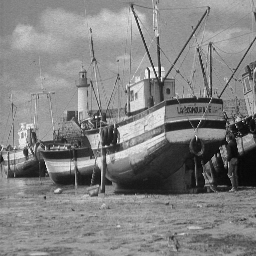
%> input picture image_denoising/data/raw/boat.png, 256 x 256 px
$ octave --eval "result = run_section52_all_boat_50s;"   (GNU Octave 9; MATLAB toolbox functions it lacks are replaced by stand-ins)
%> lines starting %> are read from the running program, lines starting %| are printed output that depends on the picture
### image_denoising/matlab/section52_image_denoising_problem.m
function problem = section52_image_denoising_problem(caseName, opts)
%SECTION52_IMAGE_DENOISING_PROBLEM Build the paper Section 5.2 test problem.
%
% The original model in the paper is:
%   min_x,y  sum_i q(|(∇x)_i|) + lambdaY * ||y||_1
%   s.t.     x + B y = c
%
% This helper returns the constrained model together with an optional
% augmented objective for monitoring ADMM progress.
%
% The returned struct contains the clean image, synthetic observation,
% texton kernel, and function handles for objective and gradients.
if nargin < 1 || isempty(caseName)
    caseName = 'bird';
end
if nargin < 2
    opts = struct();
end

cfg = local_case_config(caseName, opts);

xTrueRaw = load_paper_image(cfg.cleanPath, [], false);
if ~isempty(cfg.cleanCropRect)
    xTrueRaw = local_crop_rect(xTrueRaw, cfg.cleanCropRect);
end
if any(size(xTrueRaw) ~= cfg.imageSize)
    xTrue = imresize(xTrueRaw, cfg.imageSize, 'bicubic');
else
    xTrue = xTrueRaw;
end
xTrue = min(max(xTrue, 0), 1);
if isfield(cfg, 'kernelArray') && ~isempty(cfg.kernelArray)
    kernel = cfg.kernelArray;
else
    kernel = load_section52_texton(cfg.kernelPath, cfg.kernelSize, struct( ...
        'normalize', cfg.kernelNormalize, ...
        'cropRect', cfg.kernelCropRect, ...
        'cropContent', cfg.kernelCropContent, ...
        'preserveAspect', cfg.kernelPreserveAspect));
end
kernel = cfg.kernelGain * kernel;
if isfield(cfg, 'kernelMeanZero') && cfg.kernelMeanZero
    kernel = kernel - mean(kernel(:));
end
if cfg.usePaperObservation
    c = load_paper_image(cfg.observationPath, cfg.imageSize, true);
    yTrue = [];
else
    yTrue = section52_random_coefficients(size(xTrue), cfg);
    noise = apply_circular_convolution(yTrue, kernel);
    if isfield(cfg, 'targetNoisyPSNR') && ~isempty(cfg.targetNoisyPSNR) && isfinite(cfg.targetNoisyPSNR)
        noise = local_rescale_noise_to_psnr(xTrue, noise, cfg.targetNoisyPSNR);
        yTrue = local_backproject_scaled_noise(noise, kernel, yTrue);
    end
    c = xTrue + noise;
end

problem = struct();
problem.name = cfg.name;
problem.caseName = cfg.name;
problem.imageSize = size(xTrue);
problem.kernelSize = size(kernel);
problem.kernelNormalize = cfg.kernelNormalize;
problem.kernelGain = cfg.kernelGain;
problem.priorType = cfg.priorType;
problem.priorDelta = cfg.priorDelta;
problem.lambdaY = cfg.lambdaY;
problem.rho = cfg.rho;
problem.noiseScale = cfg.noiseScale;
problem.seed = cfg.seed;
problem.xTrue = xTrue;
problem.yTrue = yTrue;
problem.cleanImage = xTrue;
problem.noisyImage = c;
problem.noisyImageClipped = min(max(c, 0), 1);
problem.noiseImage = problem.noisyImage - problem.cleanImage;
problem.kernel = kernel;
problem.numComponents = numel(xTrue);
problem.numPixels = numel(xTrue);
problem.numSamples = numel(xTrue);
kernelF = fft2(kernel, size(xTrue, 1), size(xTrue, 2));
problem.operatorNormB2 = max(abs(kernelF(:)).^2);
% For q(t)=log(1+t^2/delta^2), |q''(t)| is bounded by 2/delta^2.
% Since the periodic forward-difference operator satisfies ||D||^2 <= 8,
% the gradient Lipschitz bound of sum_i q(||(Dx)_i||) is 16/delta^2.
problem.L = max(16 / max(cfg.priorDelta^2, eps), 1);

problem.B = @(z) apply_circular_convolution(z, kernel);
problem.Bt = @(z) apply_circular_adjoint(z, kernel);
problem.residual = @(x, y) x + problem.B(y) - c;
problem.initial = local_consistent_initialization(problem, c);

problem.f_value = @(x) section52_regularizer_value(x, cfg.priorType, cfg.priorDelta);
problem.g_value = @(y) cfg.lambdaY * sum(abs(y(:)));
problem.objective = @(x, y) problem.f_value(x) + problem.g_value(y);
problem.augmentedObjective = @(x, y, lambda, beta) section52_augmented_objective(problem, x, y, lambda, beta);

problem.f_grad = @(x, batchMask) prior_gradient(x, cfg.priorType, cfg.priorDelta, batchMask);
problem.full_grad = @(x) prior_gradient(x, cfg.priorType, cfg.priorDelta, []);
problem.batch_grad = @(x, batchMask) prior_gradient(x, cfg.priorType, cfg.priorDelta, batchMask);
problem.component_field = @(x) section52_component_field(x, cfg.priorType, cfg.priorDelta);
problem.field_to_grad = @(field) -divergence_periodic(field(:,:,1), field(:,:,2));
problem.grad_x = @(x, y, batchMask) problem.f_grad(x, batchMask) + cfg.rho * problem.residual(x, y);
problem.grad_y = @(x, y) cfg.lambdaY * sign(y) + cfg.rho * problem.Bt(problem.residual(x, y));

problem.sampleMask = @(batchSize) sample_batch_mask(size(xTrue), batchSize);
problem.fullMask = true(size(xTrue));
problem.metadata = struct();
problem.metadata.paper = '(2024-MC) Stochastic alternating structure-adapted proximal gradient descent method with variance reduction for nonconvex nonsmooth optimization';
problem.metadata.section = '5.2';
problem.metadata.description = 'Stationary-noise image denoising with logarithmic nonconvex gradient prior and linear convolution constraint.';
problem.metadata.noiseDistribution = cfg.noiseDistribution;
problem.metadata.usePaperObservation = cfg.usePaperObservation;
problem.metadata.saturationFraction = mean(c(:) < 0 | c(:) > 1);
problem.metadata.minObservation = min(c(:));
problem.metadata.maxObservation = max(c(:));
if isfield(cfg, 'targetNoisyPSNR')
    problem.metadata.targetNoisyPSNR = cfg.targetNoisyPSNR;
else
    problem.metadata.targetNoisyPSNR = [];
end

end

function cfg = local_case_config(caseName, opts)
caseName = lower(caseName);
rootDir = fileparts(fileparts(mfilename('fullpath')));
rawDir = fullfile(rootDir, 'data', 'raw');
paperDir = fullfile(rootDir, 'data', 'paper_pdf');

cfg = struct();
cfg.name = caseName;
cfg.normalizeKernel = 'fro';
cfg.kernelNormalize = 'fro';
cfg.kernelGain = 1;
cfg.priorType = 'logquad';
cfg.priorDelta = 0.05;
cfg.lambdaY = 1e-2;
cfg.rho = 1;
cfg.seed = 0;
cfg.usePaperObservation = false;
cfg.noiseDistribution = 'laplace';
cfg.noiseMean = 0;

switch caseName
    case 'bird'
        cfg.cleanPath = fullfile(rawDir, 'bird.png');
        cfg.imageSize = [128, 128];
        cfg.cleanCropRect = [52, 8, 128, 128];
        cfg.kernelPath = fullfile(paperDir, 'img-003.png');
        cfg.kernelCropRect = [1, 1, 340, 110];
        cfg.kernelCropContent = false;
        cfg.kernelPreserveAspect = true;
        cfg.observationPath = fullfile(paperDir, 'img-005.png');
        cfg.kernelSize = [9, 9];
        cfg.kernelArray = local_elliptic_gaussian([9, 9], 2.1, 1.0);
        cfg.kernelGain = 1;
        cfg.kernelMeanZero = true;
        cfg.lambdaY = 0.1;
        cfg.noiseScale = 0.2;
        cfg.priorDelta = 0.0200;
        cfg.targetNoisyPSNR = 24.0;
    case 'clock'
        cfg.cleanPath = fullfile(rawDir, 'clock_128x128.png');
        cfg.imageSize = [128, 128];
        cfg.cleanCropRect = [];
        cfg.kernelPath = fullfile(paperDir, 'img-003.png');
        cfg.kernelCropRect = [1, 1, 340, 110];
        cfg.kernelCropContent = false;
        cfg.kernelPreserveAspect = true;
        cfg.observationPath = '';
        cfg.kernelSize = [9, 9];
        cfg.kernelArray = local_elliptic_gaussian([9, 9], 2.1, 1.0);
        cfg.kernelGain = 1;
        cfg.kernelMeanZero = true;
        cfg.lambdaY = 12;
        cfg.noiseScale = 0.2;
        cfg.priorDelta = 0.05;
        cfg.targetNoisyPSNR = 20.0;
    case 'boat'
        cfg.cleanPath = fullfile(rawDir, 'boat.png');
        cfg.imageSize = [256, 256];
        cfg.cleanCropRect = [];
        cfg.kernelPath = fullfile(paperDir, 'img-009.png');
        cfg.kernelCropRect = [1, 1, 150, 120];
        cfg.kernelCropContent = false;
        cfg.kernelPreserveAspect = true;
        cfg.observationPath = fullfile(paperDir, 'img-011.png');
        cfg.kernelSize = [41, 41];
        cfg.kernelArray = local_oriented_gaussian([41, 41], 9.0, 2.2, -35);
        cfg.kernelGain = 1;
        cfg.kernelMeanZero = true;
        cfg.lambdaY = 0.05;
        cfg.noiseScale = 0.6;
        cfg.targetNoisyPSNR = 21.8;
    case 'peppers'
        cfg.cleanPath = fullfile(rawDir, 'peppers.png');
        cfg.imageSize = [512, 512];
        cfg.cleanCropRect = [];
        cfg.kernelPath = fullfile(paperDir, 'img-006.png');
        cfg.kernelCropRect = [1, 1, 180, 240];
        cfg.kernelCropContent = false;
        cfg.kernelPreserveAspect = true;
        cfg.observationPath = fullfile(paperDir, 'img-008.png');
        cfg.kernelSize = [41, 31];
        cfg.kernelArray = local_oriented_gaussian([41, 31], 10.0, 2.5, 60);
        cfg.kernelGain = 1;
        cfg.kernelMeanZero = true;
        cfg.lambdaY = 0.05;
        cfg.noiseScale = 0.4;
        cfg.targetNoisyPSNR = 20.0;
    case 'male'
        % USC-SIPI 5.3.01 Male: native 1024-by-1024 8-bit grayscale image.
        % Keep the large-image noise model consistent with peppers so that
        % the added experiment isolates the effect of image scale.
        cfg.cleanPath = fullfile(rawDir, 'Male.tiff');
        cfg.imageSize = [1024, 1024];
        cfg.cleanCropRect = [];
        cfg.kernelPath = fullfile(paperDir, 'img-006.png');
        cfg.kernelCropRect = [1, 1, 180, 240];
        cfg.kernelCropContent = false;
        cfg.kernelPreserveAspect = true;
        cfg.observationPath = '';
        cfg.kernelSize = [41, 31];
        cfg.kernelArray = local_oriented_gaussian([41, 31], 10.0, 2.5, 60);
        cfg.kernelGain = 1;
        cfg.kernelMeanZero = true;
        cfg.lambdaY = 0.05;
        cfg.noiseScale = 0.4;
        cfg.priorDelta = 0.2;
        cfg.targetNoisyPSNR = 20.0;
    otherwise
        error('Unknown Section 5.2 case: %s', caseName);
end

fields = fieldnames(opts);
for i = 1:numel(fields)
    cfg.(fields{i}) = opts.(fields{i});
end

if ~isfield(cfg, 'kernelNormalize') || isempty(cfg.kernelNormalize)
    cfg.kernelNormalize = 'fro';
end
if ~isfield(cfg, 'cleanCropRect')
    cfg.cleanCropRect = [];
end
if ~isfield(cfg, 'kernelCropRect')
    cfg.kernelCropRect = [];
end
if ~isfield(cfg, 'kernelCropContent')
    cfg.kernelCropContent = true;
end
if ~isfield(cfg, 'kernelPreserveAspect')
    cfg.kernelPreserveAspect = false;
end
if ~isfield(cfg, 'kernelArray')
    cfg.kernelArray = [];
end
if ~isfield(cfg, 'kernelGain') || isempty(cfg.kernelGain)
    cfg.kernelGain = 1;
end
if ~isfield(cfg, 'kernelMeanZero') || isempty(cfg.kernelMeanZero)
    cfg.kernelMeanZero = false;
end
if ~isfield(cfg, 'priorType') || isempty(cfg.priorType)
    cfg.priorType = 'logquad';
end
if ~isfield(cfg, 'priorDelta') || isempty(cfg.priorDelta)
    cfg.priorDelta = 0.05;
end
if ~isfield(cfg, 'lambdaY') || isempty(cfg.lambdaY)
    cfg.lambdaY = 1e-2;
end
if ~isfield(cfg, 'rho') || isempty(cfg.rho)
    cfg.rho = 1;
end
if ~isfield(cfg, 'seed') || isempty(cfg.seed)
    cfg.seed = 0;
end
if ~isfield(cfg, 'usePaperObservation') || isempty(cfg.usePaperObservation)
    cfg.usePaperObservation = false;
end
if ~isfield(cfg, 'noiseDistribution') || isempty(cfg.noiseDistribution)
    cfg.noiseDistribution = 'laplace';
end
if ~isfield(cfg, 'noiseMean') || isempty(cfg.noiseMean)
    cfg.noiseMean = 0;
end
if ~isfield(cfg, 'targetNoisyPSNR')
    cfg.targetNoisyPSNR = [];
end
end

% [20 lines left out: functions section52_regularizer_value, section52_component_field, section52_augmented_objective, not called in this run]

function y = section52_random_coefficients(sz, cfg)
seed = cfg.seed + 1;
switch lower(cfg.noiseDistribution)
    case 'laplace'
        y = laplace_rand(sz, cfg.noiseMean, cfg.noiseScale, seed);
    case 'gaussian'
        rng(seed, 'twister');
        y = cfg.noiseMean + cfg.noiseScale * randn(sz);
    case 'uniform'
        rng(seed, 'twister');
        halfWidth = sqrt(3) * cfg.noiseScale;
        y = cfg.noiseMean + halfWidth * (2 * rand(sz) - 1);
    otherwise
        error('Unknown noiseDistribution: %s', cfg.noiseDistribution);
end
end

function noiseScaled = local_rescale_noise_to_psnr(xTrue, noise, targetPsnr)
err = noise(:);
baseNorm = norm(err);
if baseNorm <= eps
    noiseScaled = noise;
    return;
end
mseTarget = 10^(-targetPsnr / 10);
targetNorm = sqrt(numel(xTrue) * mseTarget);
scale = targetNorm / baseNorm;
noiseScaled = scale * noise;
end

function yScaled = local_backproject_scaled_noise(noise, kernel, yRef)
kernelF = fft2(kernel, size(noise, 1), size(noise, 2));
noiseF = fft2(noise);
den = abs(kernelF).^2;
mask = den > 1e-10;
yF = zeros(size(noiseF));
yF(mask) = noiseF(mask) ./ kernelF(mask);
yScaled = real(ifft2(yF));
if nargin >= 3 && ~isempty(yRef)
    yScaled = yScaled + 0 * yRef;
end
end

% [20 lines left out: functions local_crop_rect, local_elliptic_gaussian, not called in this run]

function K = local_oriented_gaussian(sz, sigmaMajor, sigmaMinor, angleDeg)
nx = sz(2);
ny = sz(1);
[X, Y] = meshgrid(1:nx, 1:ny);
cx = (nx + 1) / 2;
cy = (ny + 1) / 2;
X = X - cx;
Y = Y - cy;
theta = angleDeg * pi / 180;
U = cos(theta) * X + sin(theta) * Y;
V = -sin(theta) * X + cos(theta) * Y;
K = exp(-0.5 * ((U / sigmaMajor).^2 + (V / sigmaMinor).^2));
K = K / max(norm(K, 'fro'), eps);
end

function init = local_consistent_initialization(problem, c)
% Build a gentle warm start:
%   - keep x0 close to the observed image so its PSNR is not destroyed
%   - initialize y0 with a small nonzero estimate from the clipping residual
% This avoids both the unrealistic y0 = 0 choice and the overly aggressive
% fully-feasible start that can move x0 far away from the image manifold.
x0 = problem.noisyImageClipped;
seedResidual = c - x0;
L0 = max(problem.operatorNormB2, eps);
initShrinkFactor = 0.2;
y0 = local_soft_threshold(problem.Bt(seedResidual) / L0, initShrinkFactor * problem.lambdaY / L0);

init = struct();
init.x0 = x0;
init.y0 = y0;
init.description = 'Warm start: x0 = clipped noisy image, y0 = lightly soft-thresholded estimate from clipping residual.';
end

function z = local_soft_threshold(x, t)
z = sign(x) .* max(abs(x) - t, 0);
end

### image_denoising/matlab/load_paper_image.m
function x = load_paper_image(path, targetSize, doCrop)
%LOAD_PAPER_IMAGE Read a grayscale image and optionally crop/resize it.
if nargin < 3
    doCrop = true;
end
if nargin < 2
    targetSize = [];
end

img = imread(path);
if ndims(img) == 3
    img = rgb2gray(img);
end
img = im2double(img);
if doCrop
    img = crop_to_content(img, 0.01);
end
if ~isempty(targetSize) && any(size(img) ~= targetSize)
    img = imresize(img, targetSize, 'bicubic');
end
x = min(max(img, 0), 1);
end

### image_denoising/matlab/apply_circular_convolution.m
function y = apply_circular_convolution(x, kernel)
%APPLY_CIRCULAR_CONVOLUTION Circular convolution via FFT.
sz = size(x);
Fk = fft2(kernel, sz(1), sz(2));
y = real(ifft2(fft2(x) .* Fk));
end

### image_denoising/matlab/apply_circular_adjoint.m
function y = apply_circular_adjoint(x, kernel)
%APPLY_CIRCULAR_ADJOINT Adjoint of circular convolution via FFT.
sz = size(x);
Fk = conj(fft2(kernel, sz(1), sz(2)));
y = real(ifft2(fft2(x) .* Fk));
end

### image_denoising/matlab/run_section52_image_denoising.m
function results = run_section52_image_denoising(opts)
%RUN_SECTION52_IMAGE_DENOISING Prepare or solve the paper Section 5.2 cases.
%
% If opts.solverFcn is provided, it is called as:
%   [xHat, yHat, history] = opts.solverFcn(problem, opts.solverOpts)
%
% Otherwise the function only builds the test problems and saves previews.
if nargin < 1
    opts = struct();
end
if ~isfield(opts, 'cases')
    opts.cases = {'bird', 'boat', 'peppers'};
end
if ~isfield(opts, 'solverFcn')
    opts.solverFcn = @section52_ssqp_admm_solver;
end
if ~isfield(opts, 'solverOpts')
    opts.solverOpts = struct();
end
if ~isfield(opts, 'methods')
    opts.methods = {'sadmm_timevarying', 'svrgadmm', 'bsarah', 'svrg', 'saga', 'sarah'};
end
if ~isfield(opts, 'batchFractions')
    opts.batchFractions = [];
end
if ~isfield(opts, 'plot')
    opts.plot = true;
end
if ~isfield(opts, 'saveOutputs')
    opts.saveOutputs = true;
end
if ~isfield(opts, 'plotCurves')
    opts.plotCurves = true;
end
if ~isfield(opts, 'plotAdaptiveParameters')
    opts.plotAdaptiveParameters = true;
end
if ~isfield(opts, 'plotDecomposition')
    opts.plotDecomposition = false;
end
if ~isfield(opts, 'plotObjectiveBreakdown')
    opts.plotObjectiveBreakdown = false;
end
if ~isfield(opts, 'plotNoiseSummary')
    opts.plotNoiseSummary = true;
end
if ~isfield(opts, 'noiseSummaryName')
    opts.noiseSummaryName = 'section52_noise_summary';
end
if ~isfield(opts, 'randomSeed')
    opts.randomSeed = [];
end

rootDir = fileparts(fileparts(mfilename('fullpath')));
outDir = fullfile(rootDir, 'results', 'section52');
if opts.saveOutputs && ~exist(outDir, 'dir')
    mkdir(outDir);
end

results = struct();
for k = 1:numel(opts.cases)
    caseName = lower(opts.cases{k});
    problem = section52_image_denoising_problem(caseName, opts);
%> in load_paper_image, img is the input picture: size 256x256 uint8; min 1, max 255, mean 129.7
%> in section52_image_denoising_problem, `noise = local_rescale_noise_to_psnr(xTrue, noise, cfg.targetNoisyPSNR);`:
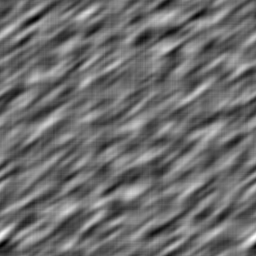
%> noise: size 256x256 double; min -0.278, max 0.368, mean -2.01e-18; drawn with min black and max white
%> in local_backproject_scaled_noise, `yScaled = real(ifft2(yF));`:
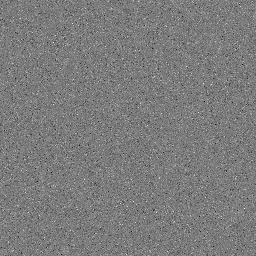
%> yScaled: size 256x256 double; min -0.641, max 0.678, mean 1.63e-19; drawn with min black and max white
%> in section52_image_denoising_problem, `c = xTrue + noise;`:
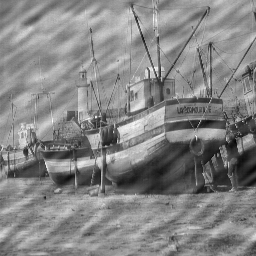
%> c: size 256x256 double; min -0.155, max 1.12, mean 0.509; drawn with min black and max white
%> in section52_image_denoising_problem, `problem.noisyImageClipped = min(max(c, 0), 1);`:
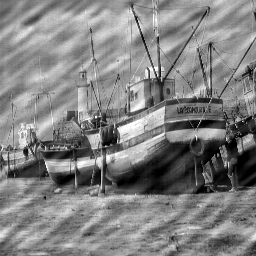
%> problem.noisyImageClipped: size 256x256 double; min 0, max 1, mean 0.509
%> (the rest of the program and of its run is left out)
